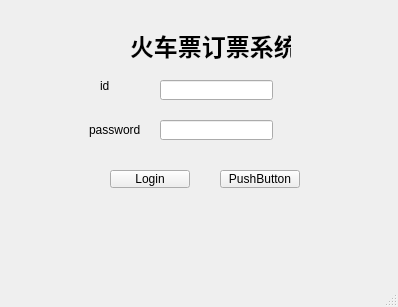
<?xml version="1.0" encoding="UTF-8"?>
<ui version="4.0">
 <class>MainWindow</class>
 <widget class="QMainWindow" name="MainWindow">
  <property name="geometry">
   <rect>
    <x>0</x>
    <y>0</y>
    <width>398</width>
    <height>307</height>
   </rect>
  </property>
  <property name="windowTitle">
   <string>MainWindow</string>
  </property>
  <widget class="QWidget" name="centralwidget">
   <widget class="QLabel" name="label">
    <property name="geometry">
     <rect>
      <x>130</x>
      <y>30</y>
      <width>161</width>
      <height>31</height>
     </rect>
    </property>
    <property name="font">
     <font>
      <family>宋体</family>
      <pointsize>18</pointsize>
      <bold>true</bold>
     </font>
    </property>
    <property name="text">
     <string>火车票订票系统</string>
    </property>
   </widget>
   <widget class="QPushButton" name="login">
    <property name="geometry">
     <rect>
      <x>110</x>
      <y>170</y>
      <width>80</width>
      <height>18</height>
     </rect>
    </property>
    <property name="text">
     <string>Login</string>
    </property>
   </widget>
   <widget class="QLineEdit" name="user_id_numLineEdit">
    <property name="geometry">
     <rect>
      <x>160</x>
      <y>80</y>
      <width>113</width>
      <height>20</height>
     </rect>
    </property>
   </widget>
   <widget class="QLineEdit" name="passwordLineEdit">
    <property name="geometry">
     <rect>
      <x>160</x>
      <y>120</y>
      <width>113</width>
      <height>20</height>
     </rect>
    </property>
   </widget>
   <widget class="QLabel" name="label_2">
    <property name="geometry">
     <rect>
      <x>100</x>
      <y>80</y>
      <width>40</width>
      <height>12</height>
     </rect>
    </property>
    <property name="text">
     <string>id</string>
    </property>
   </widget>
   <widget class="QLabel" name="label_3">
    <property name="geometry">
     <rect>
      <x>89</x>
      <y>120</y>
      <width>51</width>
      <height>20</height>
     </rect>
    </property>
    <property name="text">
     <string>password</string>
    </property>
   </widget>
   <widget class="QPushButton" name="pushButton">
    <property name="geometry">
     <rect>
      <x>220</x>
      <y>170</y>
      <width>80</width>
      <height>18</height>
     </rect>
    </property>
    <property name="text">
     <string>PushButton</string>
    </property>
   </widget>
  </widget>
  <widget class="QMenuBar" name="menubar">
   <property name="geometry">
    <rect>
     <x>0</x>
     <y>0</y>
     <width>398</width>
     <height>17</height>
    </rect>
   </property>
  </widget>
  <widget class="QStatusBar" name="statusbar"/>
 </widget>
 <resources/>
 <connections/>
</ui>
